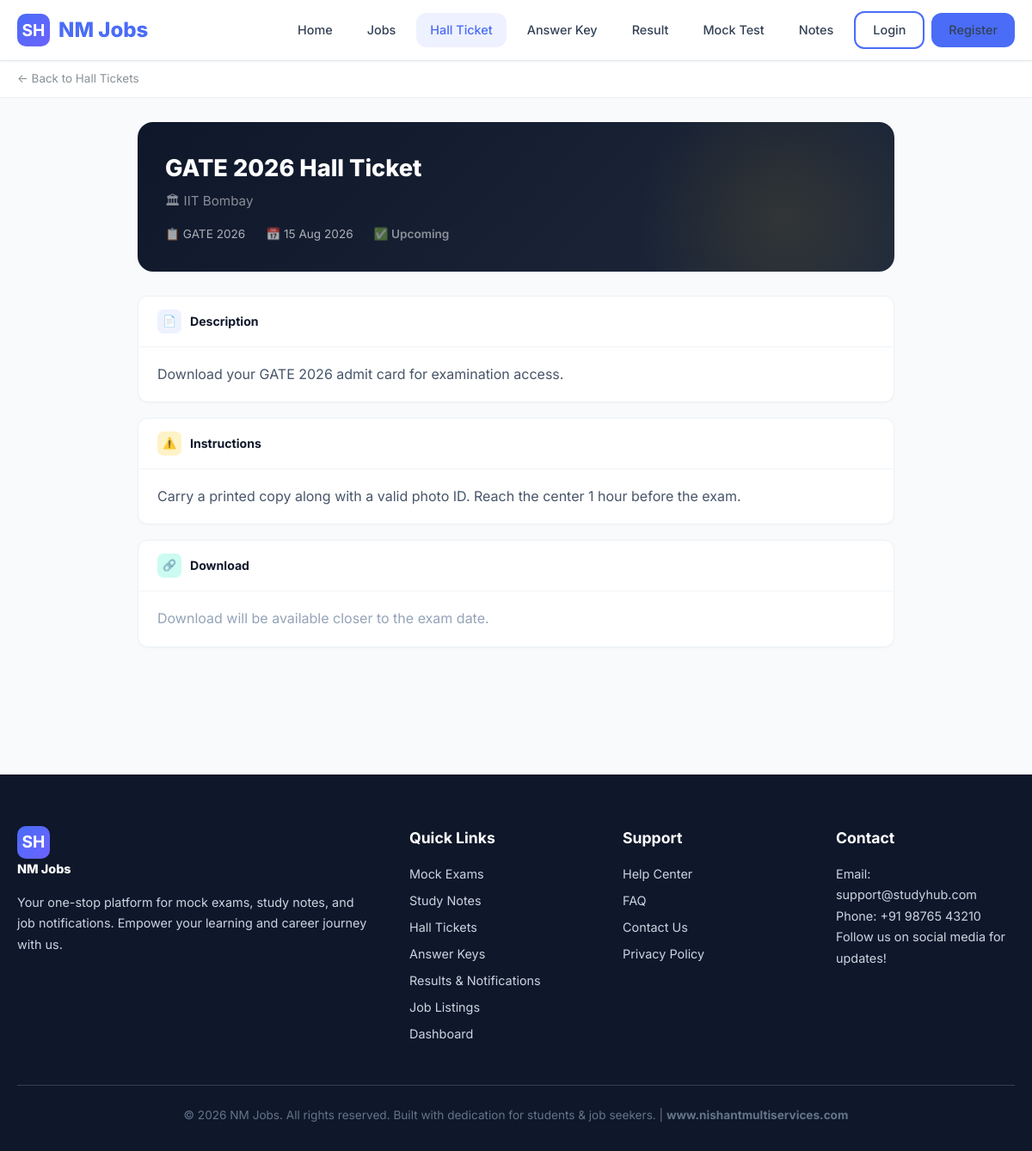
The page /hall_tickets/details.php?id=1 on the database its author committed.
### tables this page shows
CREATE TABLE hall_tickets (
    id INT AUTO_INCREMENT PRIMARY KEY,
    title VARCHAR(200) NOT NULL,
    exam_name VARCHAR(200) NOT NULL,
    description TEXT,
    exam_date DATE,
    download_url VARCHAR(500),
    organization VARCHAR(200),
    instructions TEXT,
    is_active TINYINT(1) DEFAULT 1,
    is_featured TINYINT(1) DEFAULT 0,
    created_at TIMESTAMP DEFAULT CURRENT_TIMESTAMP
);

### hall_tickets/details.php (the view, shortened to what this page needs)
<?php
require_once '../config/database.php';
$id = intval($_GET['id'] ?? 0);
$ht = $conn->query("SELECT * FROM hall_tickets WHERE id = $id AND is_active = 1")->fetch_assoc();
include '../includes/header.php';
$examDate = strtotime($ht['exam_date']);
$daysLeft = ceil(($examDate - time()) / 86400);
$isUrgent = $daysLeft <= 7 && $daysLeft > 0;
$isExpired = $daysLeft <= 0;
?>
<div class="dt-bar">
    <div class="container">
        <div class="dt-bar-inner">
            <a href="index.php" class="dt-bar-back">← Back to Hall Tickets</a>
        </div>
    </div>
</div>
<section class="section" style="padding-top:0;">
    <div class="container" style="max-width:920px;">
        <div class="dt-hero">
            <h1><?php echo htmlspecialchars($ht['title']); ?></h1>
            <div class="dt-hero-org">🏛 <?php echo htmlspecialchars($ht['organization']); ?></div>
            <div class="dt-hero-meta">
                <div>📋 <?php echo htmlspecialchars($ht['exam_name']); ?></div>
                <div>📅 <?php echo date('d M Y', $examDate); ?></div>
                <?php if (!$isExpired): ?><div style="color:<?php echo $isUrgent?'#fbbf24':'rgba(255,255,255,.5)'; ?>;font-weight:600;">
                    <?php echo $isUrgent ? "🔥 $daysLeft day".($daysLeft>1?'s':'')." left" : '✅ Upcoming'; ?>
                </div><?php endif; ?>
            </div>
        </div>
        <?php if ($ht['description']): ?>
        <div class="dt-card">
            <div class="dt-card-hd"><div class="hd-icon" style="background:#eef2ff;color:#4f46e5;">📄</div><h3>Description</h3></div>
            <div class="dt-card-bd"><p><?php echo nl2br(htmlspecialchars($ht['description'])); ?></p></div>
        </div>
        <?php endif; ?>
        <?php if ($ht['instructions']): ?>
        <div class="dt-card">
            <div class="dt-card-hd"><div class="hd-icon" style="background:#fef3c7;color:#d97706;">⚠️</div><h3>Instructions</h3></div>
            <div class="dt-card-bd"><p><?php echo nl2br(htmlspecialchars($ht['instructions'])); ?></p></div>
        </div>
        <?php endif; ?>
        <div class="dt-card">
            <div class="dt-card-hd"><div class="hd-icon" style="background:#ccfbf1;color:#0d9488;">🔗</div><h3>Download</h3></div>
            <div class="dt-card-bd">
                <?php if ($ht['download_url']): ?>
                    <a href="<?php echo htmlspecialchars($ht['download_url']); ?>" target="_blank" class="btn btn-primary">📥 Download Hall Ticket</a>
                <?php else: ?>
                    <p style="color:#94a3b8;">Download will be available closer to the exam date.</p>
                <?php endif; ?>
            </div>
        </div>
    </div>
</section>
<?php include '../includes/footer.php'; ?>

### css/style.css (style rules this page uses)
:root { --primary: #4A6CF7; --primary-dark: #3B5DE7; --primary-light: #EEF1FF; --secondary: #6C63FF; --success: #10B981; --success-light: #D1FAE5; --warning: #F59E0B; --warning-light: #FEF3C7; --danger: #EF4444; --danger-light: #FEE2E2; --info: #3B82F6; --info-light: #DBEAFE; --dark: #0F172A; --gray-900: #1E293B; --gray-700: #334155; --gray-500: #64748B; --gray-300: #CBD5E1; --gray-200: #E2E8F0; --gray-100: #F1F5F9; --white: #FFFFFF; --bg: #F8FAFC; --shadow-sm: 0 1px 2px rgba(0,0,0,0.05); --shadow: 0 4px 6px -1px rgba(0,0,0,0.1), 0 2px 4px -2px rgba(0,0,0,0.1); --shadow-lg: 0 10px 15px -3px rgba(0,0,0,0.1), 0 4px 6px -4px rgba(0,0,0,0.1); --shadow-xl: 0 20px 25px -5px rgba(0,0,0,0.1), 0 8px 10px -6px rgba(0,0,0,0.1); --radius: 12px; --radius-lg: 16px; --radius-full: 9999px; --transition: all 0.3s cubic-bezier(0.4, 0, 0.2, 1); }
*, *::before, *::after { box-sizing: border-box; margin: 0; padding: 0; }
html { scroll-behavior: smooth; }
body { font-family: 'Inter', -apple-system, BlinkMacSystemFont, sans-serif; background: var(--bg); color: var(--gray-900); line-height: 1.6; min-height: 100vh; }
a { text-decoration: none; color: var(--primary); transition: var(--transition); }
.container { max-width: 1200px; margin: 0 auto; padding: 0 20px; }
.section { padding: 70px 0; }

### hall_tickets/details.php (style rules this page uses)
.dt-bar { position:sticky;top:0;z-index:99;background:rgba(255,255,255,.96);backdrop-filter:blur(14px);border-bottom:1px solid rgba(0,0,0,.06);padding:10px 0;margin-bottom:28px }
.dt-bar-inner { display:flex;align-items:center;justify-content:space-between }
.dt-bar-back { display:flex;align-items:center;gap:6px;font-size:.84rem;color:#889096;text-decoration:none }
.dt-card { background:white;border:1px solid #eef2f6;border-radius:12px;margin-bottom:18px;overflow:hidden;box-shadow:0 1px 3px rgba(0,0,0,.03) }
.dt-card-hd { display:flex;align-items:center;gap:10px;padding:15px 22px;border-bottom:1px solid #f1f4f9 }
.dt-card-hd .hd-icon { width:28px;height:28px;border-radius:7px;display:flex;align-items:center;justify-content:center;font-size:.8rem;flex-shrink:0 }
.dt-card-hd h3 { font-size:.88rem;font-weight:700;color:#0f172a;margin:0;flex:1 }
.dt-card-bd { padding:18px 22px }
.dt-card-bd p { color:#475569;line-height:1.7;margin:0 }
.dt-hero { background:linear-gradient(135deg,#0f172a,#1e293b);border-radius:18px;padding:32px;margin-bottom:28px;position:relative;overflow:hidden }
.dt-hero::before { content:'';position:absolute;top:-50%;right:-8%;width:400px;height:400px;background:radial-gradient(circle,rgba(251,191,36,.1) 0%,transparent 60%) }
.dt-hero h1 { font-size:clamp(1.3rem,3vw,1.7rem);font-weight:800;color:white;margin:0 0 5px;position:relative;z-index:1 }
.dt-hero-org { font-size:.95rem;color:rgba(255,255,255,.5);position:relative;z-index:1 }
.dt-hero-meta { display:flex;gap:24px;flex-wrap:wrap;margin-top:16px;position:relative;z-index:1 }
.dt-hero-meta div { font-size:.85rem;color:rgba(255,255,255,.65) }

### rows shown on the page
hall_tickets: title "GATE 2026 Hall Ticket", organization "IIT Bombay", exam_name "GATE 2026", exam_date "15 Aug 2026", description "Download your GATE 2026 admit card for examination access.", instructions "Carry a printed copy along with a valid photo ID. Reach the center 1 hour before the exam."

### other values the page prints
SITE_NAME "NM Jobs"
